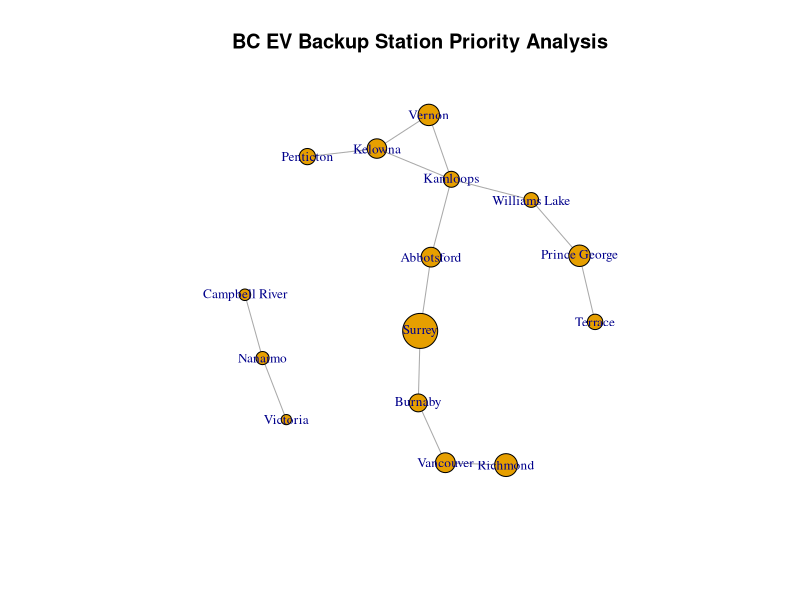

Reproduce this figure in R.
# Title: EV Underserved Priority Analysis
# Author: Harsamerveer Singh
# Date: 11/25/2025
# Goal: Identify areas for prioritizing backup EV station placement based on 
#       Population, Network Accessibility, and Existing EV Stations.

install.packages("igraph")
install.packages("dplyr") 
library(igraph)
library(dplyr)

# setwd("")
print(paste("Current Working Directory:", getwd()))

# 1. Load Area Population Data
area_df <- read.csv("bc_area_population.csv", 
                    header = TRUE, stringsAsFactors = FALSE)
area_df$Population <- as.numeric(area_df$Population)

valid_area_ids <- area_df$AreaID
rownames(area_df) <- area_df$AreaID

# 2. Load and Aggregate EV Station Data
ev_stations_df <- read.csv("bc_electric_charging_stations_CLEAN.csv", 
                           header = TRUE, stringsAsFactors = FALSE)

filtered_stations_df <- ev_stations_df %>% 
  filter(city %in% valid_area_ids)

# 3. Calculate the total number of stations per AreaID (City)
ev_station_counts <- filtered_stations_df %>% 
  group_by(AreaID = city) %>% 
  summarise(EV_Stations = n())


print(head(ev_station_counts, 5))


# 4. Merge the station counts into the main area_df
area_df <- area_df %>% 
  left_join(ev_station_counts, by = "AreaID")

print(area_df)

if(!"EV_Stations" %in% colnames(area_df)) {
  area_df$EV_Stations <- 0
} else {
  area_df$EV_Stations[is.na(area_df$EV_Stations)] <- 0
}

nrow(ev_station_counts)

head(ev_station_counts)

# 5. Load Network Edges and Build Graph
network_edges_data <- read.csv("bc_network_edges.csv", 
                               header = TRUE, 
                               stringsAsFactors = FALSE)

network_graph <- graph_from_data_frame(d = network_edges_data,
                                       vertices = area_df$AreaID,
                                       directed = FALSE)

# 6. Assign Attributes to Graph Vertices
V(network_graph)$Population <- area_df[V(network_graph)$name, "Population"]
V(network_graph)$EV_Stations <- area_df[V(network_graph)$name, "EV_Stations"] 


# 7. Closeness Centrality Calculation
closeness_scores <- closeness(network_graph, normalized = TRUE)
print(closeness_scores)
V(network_graph)$population <- area_df$Population[match(V(network_graph)$name, area_df$AreaID)]
V(network_graph)$ev_stations <- area_df$EV_Stations[match(V(network_graph)$name, area_df$AreaID)]

results_df <- data.frame(
  AreaID = V(network_graph)$name,
  Population = V(network_graph)$population,
  EV_Stations = V(network_graph)$ev_stations,
  ClosenessCentrality = closeness_scores
)
print(results_df)
# Handle zero closeness centrality replace 0 with a small fraction of the minimum non-zero value
min_non_zero_closeness <- min(results_df$ClosenessCentrality[results_df$ClosenessCentrality > 0])
results_df$ClosenessCentrality[results_df$ClosenessCentrality == 0] <- min_non_zero_closeness / 10

# 8. Calculate New EV_UnderservedScore
# Proposed Metric: (Population * (1 + Mean Stations)) / (Closeness Centrality * (Existing EV Stations per Area + 1))
mean_stations <- mean(results_df$EV_Stations)
print(mean_stations)
results_df$EV_UnderservedScore <- (results_df$Population * (1 + mean_stations)) / 
  (results_df$ClosenessCentrality * (results_df$EV_Stations + 1))
results_df$PriorityRank <- rank(-results_df$EV_UnderservedScore)
top_results <- results_df[order(results_df$EV_UnderservedScore, decreasing = TRUE), ]
write.csv(top_results, "BC_Cities_EV_Underserved_Score.csv", row.names = FALSE)

# Use the 'match' function for reliable indexing of the score, preventing 'invalid indexing' error
V(network_graph)$score <- results_df[match(V(network_graph)$name, results_df$AreaID), "EV_UnderservedScore"]
V(network_graph)$size <- V(network_graph)$score / max(V(network_graph)$score, na.rm=TRUE) * 15 + 5 


# Plot the network
plot(network_graph,
     vertex.label = V(network_graph)$name,
     vertex.label.cex = 0.8,
     main = "BC EV Backup Station Priority Analysis"
)
